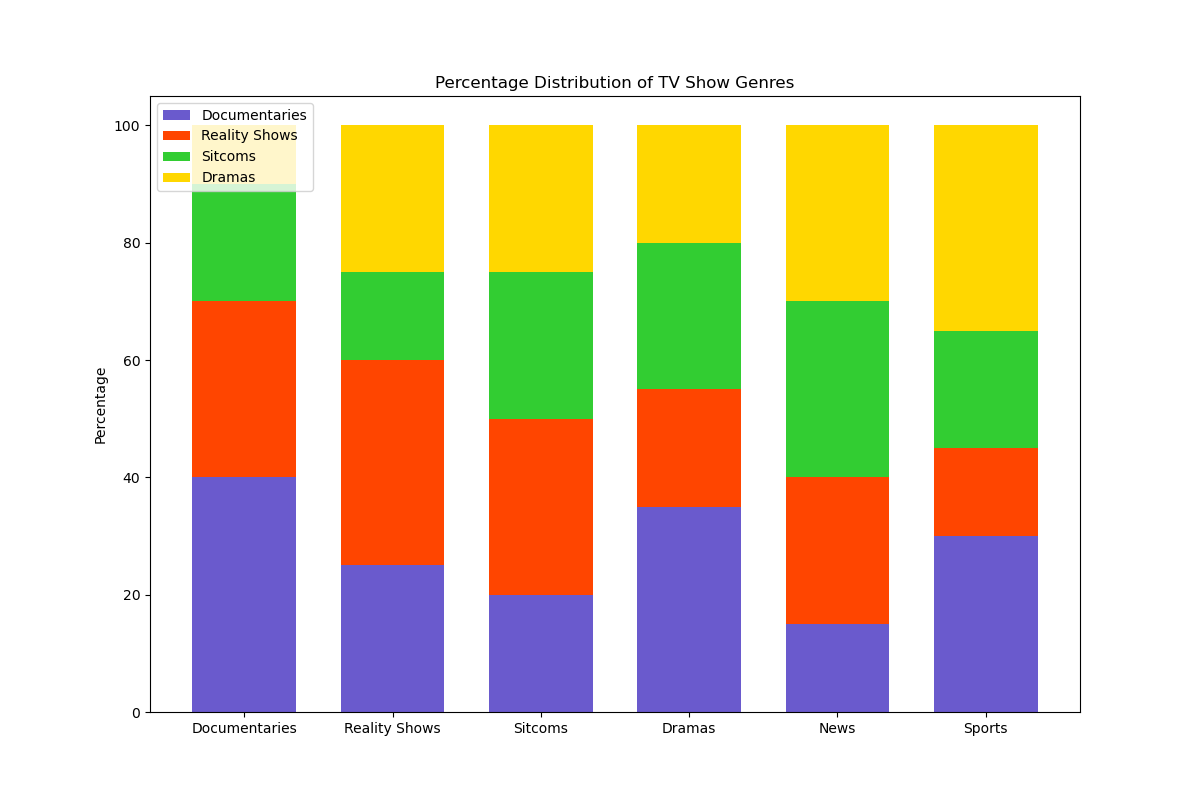

This chart was generated by the following Python code:
import matplotlib.pyplot as plt
import numpy as np

categories = ['Documentaries', 'Reality Shows', 'Sitcoms', 'Dramas', 'News', 'Sports']
values = np.array([[40, 30, 20, 10],
                   [25, 35, 15, 25],
                   [20, 30, 25, 25],
                   [35, 20, 25, 20],
                   [15, 25, 30, 30],
                   [30, 15, 20, 35]])

values_percentage = values / values.sum(axis=1)[:, None] * 100

bar_width = 0.7
fig, ax = plt.subplots(figsize=(12, 8))

bottoms = np.zeros(len(categories))
colors = ['#6A5ACD', '#FF4500', '#32CD32', '#FFD700']

for i in range(values.shape[1]):
    ax.bar(categories, values_percentage[:, i], bottom=bottoms, width=bar_width, color=colors[i])
    bottoms += values_percentage[:, i]

ax.set_ylabel('Percentage')
ax.set_title('Percentage Distribution of TV Show Genres')
ax.legend(['Documentaries', 'Reality Shows', 'Sitcoms', 'Dramas'], loc='upper left')

plt.show()
